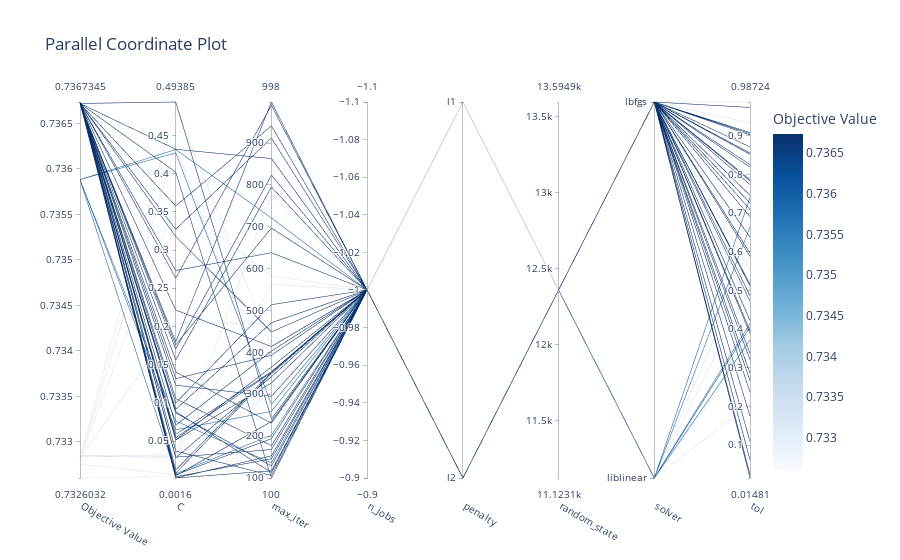

Notebook code cell kept with this figure:
### Code cell
###################################################################################################
# Visualize high-dimensional parameter relationships. See :func:`~optuna.visualization.plot_parallel_coordinate` for the details.
plot_parallel_coordinate(study)
